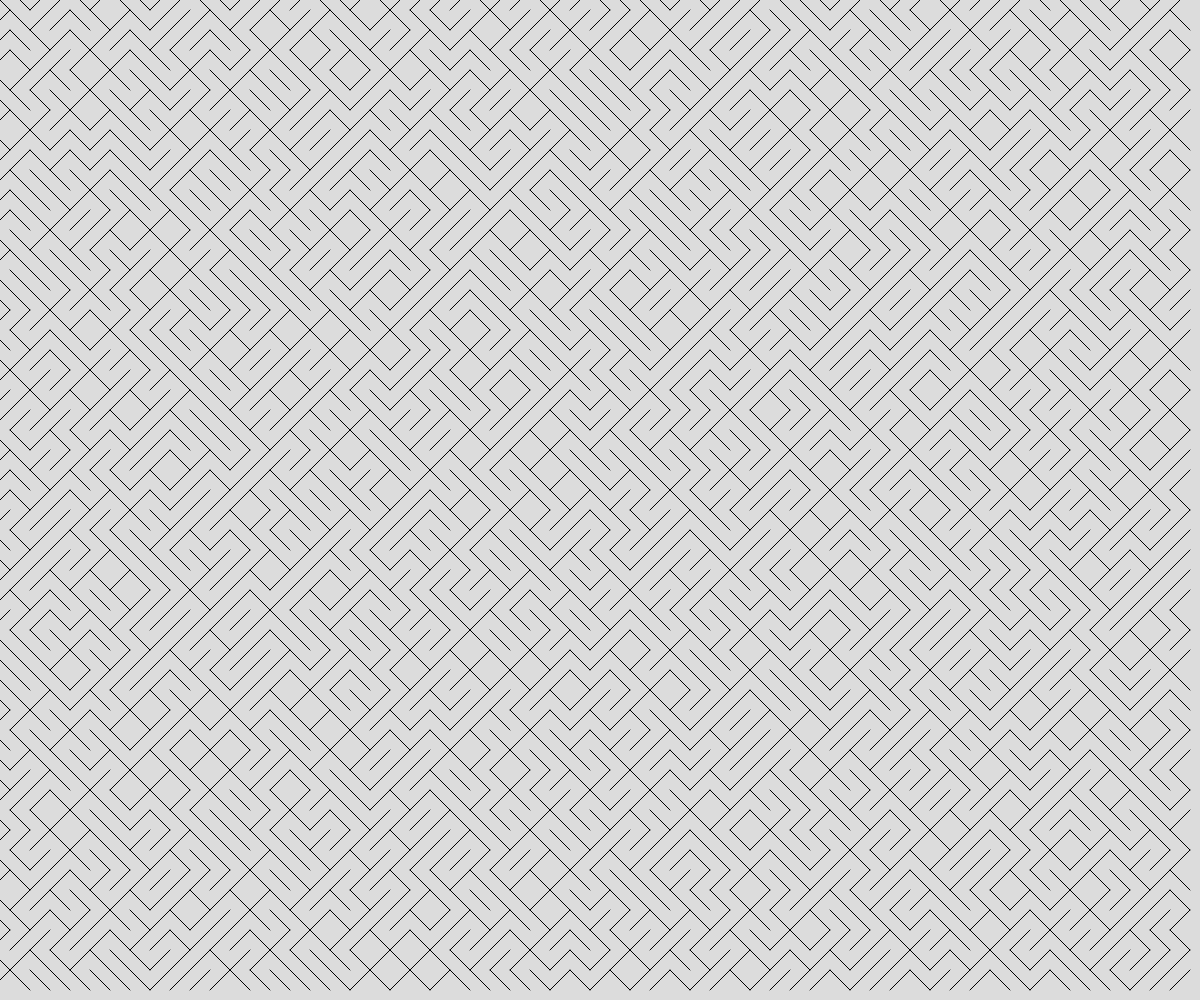
Frame 1 (no input)
Frame 60 (no input): identical to frame 1, image omitted
Frame 120 (the mouse pressed at the canvas centre since frame 60): identical to frame 1, image omitted

The p5.js sketch that drew this single still picture (run headless with seeded random() and noise() and a simulated clock; from frame 60 on, the mouse is pressed at the canvas centre):

// p5.js sketch
// ── sketch.js
// generative art 1 (diagonlas lines)
// kaveen
// march 21 2024

let gridSpace = 20;


function setup() {
  createCanvas(windowWidth, windowHeight);

}


function draw() {
  background(220);
  randomSeed(6);
  drawLines();
}

function diagonalAcs(x,y,s){
  line(x-s/2,y+s/2, x+s/2, y-s/2);

}

function diagnonalDesc(x,y,s){
  line(x+s/2,y+s/2, x-s/2, y-s/2);
}


function drawLines(){
  // create diagonal lines on  a grid
  for(let x=0; x<width; x+=gridSpace){
    for(let y=0; y<height; y+=gridSpace){
      let choice = int(random(2));
      if(choice ===0){
        diagnonalDesc(x,y,gridSpace);
      }
      else{
        diagonalAcs(x,y,gridSpace);
      }
      
    }
  }
}
